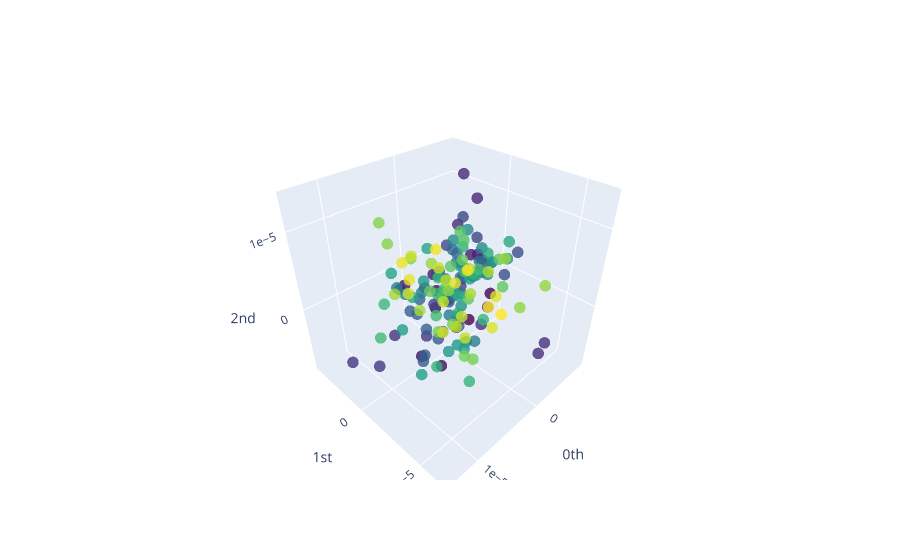

The code cell stored with this chart in its notebook:
### Code cell
overall_point_clouds_plot = gtda.plotting.plot_point_cloud(overall_point_clouds[print_obj])
display(overall_point_clouds_plot)
overall_point_clouds_plot.write_image(file = f"{subj}/{exp}/overall_point_cloud.svg", format = "svg")

### Figure 1 — Plotly figure (JSON) as saved in the notebook; plotly's stock layout.template omitted (floating-point values rounded to 4 significant figures; data arrays with more than 128 entries replaced by an {"elided": "..."} marker saying what was removed)
{"data": [{"marker": {"color": {"elided": "153 int values"}, "colorscale": [[0, "#440154"], [0.1111, "#482878"], [0.2222, "#3e4989"], [0.3333, "#31688e"], [0.4444, "#26828e"], [0.5556, "#1f9e89"], [0.6667, "#35b779"], [0.7778, "#6ece58"], [0.8889, "#b5de2b"], [1, "#fde725"]], "opacity": 0.8, "size": 4}, "mode": "markers", "type": "scatter3d", "x": {"elided": "153 float values"}, "y": {"elided": "153 float values"}, "z": {"elided": "153 float values"}}], "layout": {"scene": {"xaxis": {"exponentformat": "e", "showexponent": "all", "title": {"text": "0th"}, "type": "linear"}, "yaxis": {"exponentformat": "e", "showexponent": "all", "title": {"text": "1st"}, "type": "linear"}, "zaxis": {"exponentformat": "e", "showexponent": "all", "title": {"text": "2nd"}, "type": "linear"}}}}
